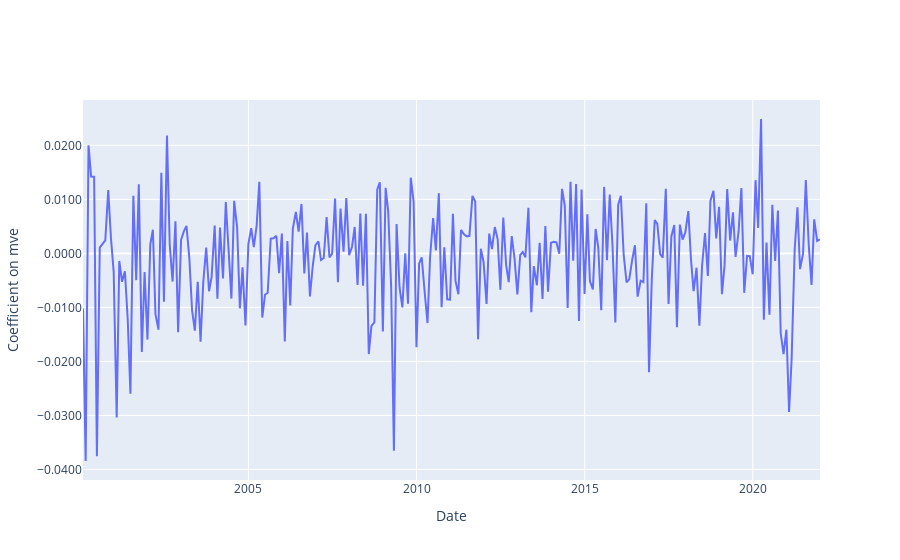

Source (notebook cell):
### Code cell
# Plot coefficient on beta
import plotly.graph_objects as go
trace  = go.Scatter(x=coefs.index, y=coefs[CHAR], mode="lines")
fig = go.Figure()
fig.add_trace(trace)
fig.update_yaxes(title=f'Coefficient on {CHAR}',tickformat=".4f")
fig.update_xaxes(title='Date')
fig.show()

### Figure 1 — Plotly figure (JSON) as saved in the notebook; plotly's stock layout.template omitted (floating-point values rounded to 4 significant figures; data arrays with more than 128 entries replaced by an {"elided": "..."} marker saying what was removed)
{"data": [{"mode": "lines", "type": "scatter", "x": {"elided": "264 str values"}, "y": {"elided": "264 float values"}}], "layout": {"xaxis": {"title": {"text": "Date"}}, "yaxis": {"tickformat": ".4f", "title": {"text": "Coefficient on mve"}}}}
